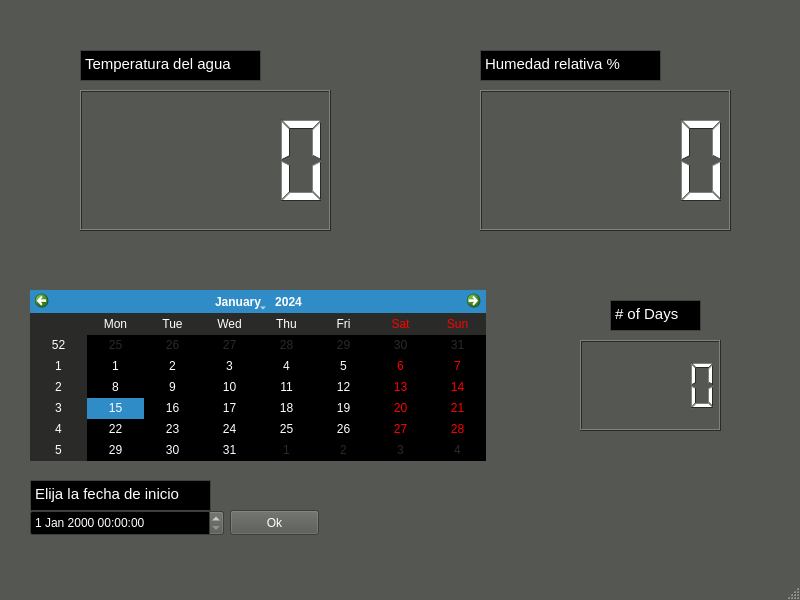
<?xml version="1.0" encoding="UTF-8"?>
<ui version="4.0">
 <class>MainWindow</class>
 <widget class="QMainWindow" name="MainWindow">
  <property name="geometry">
   <rect>
    <x>0</x>
    <y>0</y>
    <width>800</width>
    <height>600</height>
   </rect>
  </property>
  <property name="palette">
   <palette>
    <active>
     <colorrole role="WindowText">
      <brush brushstyle="SolidPattern">
       <color alpha="255">
        <red>255</red>
        <green>255</green>
        <blue>255</blue>
       </color>
      </brush>
     </colorrole>
     <colorrole role="Button">
      <brush brushstyle="SolidPattern">
       <color alpha="255">
        <red>85</red>
        <green>87</green>
        <blue>83</blue>
       </color>
      </brush>
     </colorrole>
     <colorrole role="Light">
      <brush brushstyle="SolidPattern">
       <color alpha="255">
        <red>127</red>
        <green>131</green>
        <blue>124</blue>
       </color>
      </brush>
     </colorrole>
     <colorrole role="Midlight">
      <brush brushstyle="SolidPattern">
       <color alpha="255">
        <red>106</red>
        <green>109</green>
        <blue>103</blue>
       </color>
      </brush>
     </colorrole>
     <colorrole role="Dark">
      <brush brushstyle="SolidPattern">
       <color alpha="255">
        <red>42</red>
        <green>43</green>
        <blue>41</blue>
       </color>
      </brush>
     </colorrole>
     <colorrole role="Mid">
      <brush brushstyle="SolidPattern">
       <color alpha="255">
        <red>56</red>
        <green>58</green>
        <blue>55</blue>
       </color>
      </brush>
     </colorrole>
     <colorrole role="Text">
      <brush brushstyle="SolidPattern">
       <color alpha="255">
        <red>255</red>
        <green>255</green>
        <blue>255</blue>
       </color>
      </brush>
     </colorrole>
     <colorrole role="BrightText">
      <brush brushstyle="SolidPattern">
       <color alpha="255">
        <red>255</red>
        <green>255</green>
        <blue>255</blue>
       </color>
      </brush>
     </colorrole>
     <colorrole role="ButtonText">
      <brush brushstyle="SolidPattern">
       <color alpha="255">
        <red>255</red>
        <green>255</green>
        <blue>255</blue>
       </color>
      </brush>
     </colorrole>
     <colorrole role="Base">
      <brush brushstyle="SolidPattern">
       <color alpha="255">
        <red>0</red>
        <green>0</green>
        <blue>0</blue>
       </color>
      </brush>
     </colorrole>
     <colorrole role="Window">
      <brush brushstyle="SolidPattern">
       <color alpha="255">
        <red>85</red>
        <green>87</green>
        <blue>83</blue>
       </color>
      </brush>
     </colorrole>
     <colorrole role="Shadow">
      <brush brushstyle="SolidPattern">
       <color alpha="255">
        <red>0</red>
        <green>0</green>
        <blue>0</blue>
       </color>
      </brush>
     </colorrole>
     <colorrole role="AlternateBase">
      <brush brushstyle="SolidPattern">
       <color alpha="255">
        <red>42</red>
        <green>43</green>
        <blue>41</blue>
       </color>
      </brush>
     </colorrole>
     <colorrole role="ToolTipBase">
      <brush brushstyle="SolidPattern">
       <color alpha="255">
        <red>255</red>
        <green>255</green>
        <blue>220</blue>
       </color>
      </brush>
     </colorrole>
     <colorrole role="ToolTipText">
      <brush brushstyle="SolidPattern">
       <color alpha="255">
        <red>0</red>
        <green>0</green>
        <blue>0</blue>
       </color>
      </brush>
     </colorrole>
     <colorrole role="PlaceholderText">
      <brush brushstyle="SolidPattern">
       <color alpha="128">
        <red>255</red>
        <green>255</green>
        <blue>255</blue>
       </color>
      </brush>
     </colorrole>
    </active>
    <inactive>
     <colorrole role="WindowText">
      <brush brushstyle="SolidPattern">
       <color alpha="255">
        <red>255</red>
        <green>255</green>
        <blue>255</blue>
       </color>
      </brush>
     </colorrole>
     <colorrole role="Button">
      <brush brushstyle="SolidPattern">
       <color alpha="255">
        <red>85</red>
        <green>87</green>
        <blue>83</blue>
       </color>
      </brush>
     </colorrole>
     <colorrole role="Light">
      <brush brushstyle="SolidPattern">
       <color alpha="255">
        <red>127</red>
        <green>131</green>
        <blue>124</blue>
       </color>
      </brush>
     </colorrole>
     <colorrole role="Midlight">
      <brush brushstyle="SolidPattern">
       <color alpha="255">
        <red>106</red>
        <green>109</green>
        <blue>103</blue>
       </color>
      </brush>
     </colorrole>
     <colorrole role="Dark">
      <brush brushstyle="SolidPattern">
       <color alpha="255">
        <red>42</red>
        <green>43</green>
        <blue>41</blue>
       </color>
      </brush>
     </colorrole>
     <colorrole role="Mid">
      <brush brushstyle="SolidPattern">
       <color alpha="255">
        <red>56</red>
        <green>58</green>
        <blue>55</blue>
       </color>
      </brush>
     </colorrole>
     <colorrole role="Text">
      <brush brushstyle="SolidPattern">
       <color alpha="255">
        <red>255</red>
        <green>255</green>
        <blue>255</blue>
       </color>
      </brush>
     </colorrole>
     <colorrole role="BrightText">
      <brush brushstyle="SolidPattern">
       <color alpha="255">
        <red>255</red>
        <green>255</green>
        <blue>255</blue>
       </color>
      </brush>
     </colorrole>
     <colorrole role="ButtonText">
      <brush brushstyle="SolidPattern">
       <color alpha="255">
        <red>255</red>
        <green>255</green>
        <blue>255</blue>
       </color>
      </brush>
     </colorrole>
     <colorrole role="Base">
      <brush brushstyle="SolidPattern">
       <color alpha="255">
        <red>0</red>
        <green>0</green>
        <blue>0</blue>
       </color>
      </brush>
     </colorrole>
     <colorrole role="Window">
      <brush brushstyle="SolidPattern">
       <color alpha="255">
        <red>85</red>
        <green>87</green>
        <blue>83</blue>
       </color>
      </brush>
     </colorrole>
     <colorrole role="Shadow">
      <brush brushstyle="SolidPattern">
       <color alpha="255">
        <red>0</red>
        <green>0</green>
        <blue>0</blue>
       </color>
      </brush>
     </colorrole>
     <colorrole role="AlternateBase">
      <brush brushstyle="SolidPattern">
       <color alpha="255">
        <red>42</red>
        <green>43</green>
        <blue>41</blue>
       </color>
      </brush>
     </colorrole>
     <colorrole role="ToolTipBase">
      <brush brushstyle="SolidPattern">
       <color alpha="255">
        <red>255</red>
        <green>255</green>
        <blue>220</blue>
       </color>
      </brush>
     </colorrole>
     <colorrole role="ToolTipText">
      <brush brushstyle="SolidPattern">
       <color alpha="255">
        <red>0</red>
        <green>0</green>
        <blue>0</blue>
       </color>
      </brush>
     </colorrole>
     <colorrole role="PlaceholderText">
      <brush brushstyle="SolidPattern">
       <color alpha="128">
        <red>255</red>
        <green>255</green>
        <blue>255</blue>
       </color>
      </brush>
     </colorrole>
    </inactive>
    <disabled>
     <colorrole role="WindowText">
      <brush brushstyle="SolidPattern">
       <color alpha="255">
        <red>42</red>
        <green>43</green>
        <blue>41</blue>
       </color>
      </brush>
     </colorrole>
     <colorrole role="Button">
      <brush brushstyle="SolidPattern">
       <color alpha="255">
        <red>85</red>
        <green>87</green>
        <blue>83</blue>
       </color>
      </brush>
     </colorrole>
     <colorrole role="Light">
      <brush brushstyle="SolidPattern">
       <color alpha="255">
        <red>127</red>
        <green>131</green>
        <blue>124</blue>
       </color>
      </brush>
     </colorrole>
     <colorrole role="Midlight">
      <brush brushstyle="SolidPattern">
       <color alpha="255">
        <red>106</red>
        <green>109</green>
        <blue>103</blue>
       </color>
      </brush>
     </colorrole>
     <colorrole role="Dark">
      <brush brushstyle="SolidPattern">
       <color alpha="255">
        <red>42</red>
        <green>43</green>
        <blue>41</blue>
       </color>
      </brush>
     </colorrole>
     <colorrole role="Mid">
      <brush brushstyle="SolidPattern">
       <color alpha="255">
        <red>56</red>
        <green>58</green>
        <blue>55</blue>
       </color>
      </brush>
     </colorrole>
     <colorrole role="Text">
      <brush brushstyle="SolidPattern">
       <color alpha="255">
        <red>42</red>
        <green>43</green>
        <blue>41</blue>
       </color>
      </brush>
     </colorrole>
     <colorrole role="BrightText">
      <brush brushstyle="SolidPattern">
       <color alpha="255">
        <red>255</red>
        <green>255</green>
        <blue>255</blue>
       </color>
      </brush>
     </colorrole>
     <colorrole role="ButtonText">
      <brush brushstyle="SolidPattern">
       <color alpha="255">
        <red>42</red>
        <green>43</green>
        <blue>41</blue>
       </color>
      </brush>
     </colorrole>
     <colorrole role="Base">
      <brush brushstyle="SolidPattern">
       <color alpha="255">
        <red>85</red>
        <green>87</green>
        <blue>83</blue>
       </color>
      </brush>
     </colorrole>
     <colorrole role="Window">
      <brush brushstyle="SolidPattern">
       <color alpha="255">
        <red>85</red>
        <green>87</green>
        <blue>83</blue>
       </color>
      </brush>
     </colorrole>
     <colorrole role="Shadow">
      <brush brushstyle="SolidPattern">
       <color alpha="255">
        <red>0</red>
        <green>0</green>
        <blue>0</blue>
       </color>
      </brush>
     </colorrole>
     <colorrole role="AlternateBase">
      <brush brushstyle="SolidPattern">
       <color alpha="255">
        <red>85</red>
        <green>87</green>
        <blue>83</blue>
       </color>
      </brush>
     </colorrole>
     <colorrole role="ToolTipBase">
      <brush brushstyle="SolidPattern">
       <color alpha="255">
        <red>255</red>
        <green>255</green>
        <blue>220</blue>
       </color>
      </brush>
     </colorrole>
     <colorrole role="ToolTipText">
      <brush brushstyle="SolidPattern">
       <color alpha="255">
        <red>0</red>
        <green>0</green>
        <blue>0</blue>
       </color>
      </brush>
     </colorrole>
     <colorrole role="PlaceholderText">
      <brush brushstyle="SolidPattern">
       <color alpha="128">
        <red>255</red>
        <green>255</green>
        <blue>255</blue>
       </color>
      </brush>
     </colorrole>
    </disabled>
   </palette>
  </property>
  <property name="windowTitle">
   <string>MainWindow</string>
  </property>
  <widget class="QWidget" name="centralwidget">
   <widget class="QCalendarWidget" name="calendarWidget">
    <property name="geometry">
     <rect>
      <x>30</x>
      <y>290</y>
      <width>456</width>
      <height>171</height>
     </rect>
    </property>
   </widget>
   <widget class="QLCDNumber" name="lcdNumber">
    <property name="geometry">
     <rect>
      <x>80</x>
      <y>90</y>
      <width>251</width>
      <height>141</height>
     </rect>
    </property>
   </widget>
   <widget class="QLCDNumber" name="lcdNumber_2">
    <property name="geometry">
     <rect>
      <x>580</x>
      <y>340</y>
      <width>141</width>
      <height>91</height>
     </rect>
    </property>
   </widget>
   <widget class="QLCDNumber" name="lcdNumber_3">
    <property name="geometry">
     <rect>
      <x>480</x>
      <y>90</y>
      <width>251</width>
      <height>141</height>
     </rect>
    </property>
   </widget>
   <widget class="QPushButton" name="pushButton">
    <property name="geometry">
     <rect>
      <x>230</x>
      <y>510</y>
      <width>89</width>
      <height>25</height>
     </rect>
    </property>
    <property name="text">
     <string>Ok</string>
    </property>
   </widget>
   <widget class="QTextBrowser" name="textBrowser">
    <property name="geometry">
     <rect>
      <x>30</x>
      <y>480</y>
      <width>181</width>
      <height>31</height>
     </rect>
    </property>
    <property name="html">
     <string>&lt;!DOCTYPE HTML PUBLIC &quot;-//W3C//DTD HTML 4.0//EN&quot; &quot;http://www.w3.org/TR/REC-html40/strict.dtd&quot;&gt;
&lt;html&gt;&lt;head&gt;&lt;meta name=&quot;qrichtext&quot; content=&quot;1&quot; /&gt;&lt;style type=&quot;text/css&quot;&gt;
p, li { white-space: pre-wrap; }
&lt;/style&gt;&lt;/head&gt;&lt;body style=&quot; font-family:'Ubuntu'; font-size:11pt; font-weight:400; font-style:normal;&quot;&gt;
&lt;p style=&quot; margin-top:0px; margin-bottom:0px; margin-left:0px; margin-right:0px; -qt-block-indent:0; text-indent:0px;&quot;&gt;Elija la fecha de inicio &lt;/p&gt;&lt;/body&gt;&lt;/html&gt;</string>
    </property>
   </widget>
   <widget class="QTextBrowser" name="textBrowser_2">
    <property name="geometry">
     <rect>
      <x>610</x>
      <y>300</y>
      <width>91</width>
      <height>31</height>
     </rect>
    </property>
    <property name="html">
     <string>&lt;!DOCTYPE HTML PUBLIC &quot;-//W3C//DTD HTML 4.0//EN&quot; &quot;http://www.w3.org/TR/REC-html40/strict.dtd&quot;&gt;
&lt;html&gt;&lt;head&gt;&lt;meta name=&quot;qrichtext&quot; content=&quot;1&quot; /&gt;&lt;style type=&quot;text/css&quot;&gt;
p, li { white-space: pre-wrap; }
&lt;/style&gt;&lt;/head&gt;&lt;body style=&quot; font-family:'Ubuntu'; font-size:11pt; font-weight:400; font-style:normal;&quot;&gt;
&lt;p style=&quot; margin-top:0px; margin-bottom:0px; margin-left:0px; margin-right:0px; -qt-block-indent:0; text-indent:0px;&quot;&gt;# of Days&lt;/p&gt;&lt;/body&gt;&lt;/html&gt;</string>
    </property>
   </widget>
   <widget class="QTextBrowser" name="textBrowser_3">
    <property name="geometry">
     <rect>
      <x>80</x>
      <y>50</y>
      <width>181</width>
      <height>31</height>
     </rect>
    </property>
    <property name="html">
     <string>&lt;!DOCTYPE HTML PUBLIC &quot;-//W3C//DTD HTML 4.0//EN&quot; &quot;http://www.w3.org/TR/REC-html40/strict.dtd&quot;&gt;
&lt;html&gt;&lt;head&gt;&lt;meta name=&quot;qrichtext&quot; content=&quot;1&quot; /&gt;&lt;style type=&quot;text/css&quot;&gt;
p, li { white-space: pre-wrap; }
&lt;/style&gt;&lt;/head&gt;&lt;body style=&quot; font-family:'Ubuntu'; font-size:11pt; font-weight:400; font-style:normal;&quot;&gt;
&lt;p style=&quot; margin-top:0px; margin-bottom:0px; margin-left:0px; margin-right:0px; -qt-block-indent:0; text-indent:0px;&quot;&gt;Temperatura del agua&lt;/p&gt;&lt;/body&gt;&lt;/html&gt;</string>
    </property>
   </widget>
   <widget class="QTextBrowser" name="textBrowser_4">
    <property name="geometry">
     <rect>
      <x>480</x>
      <y>50</y>
      <width>181</width>
      <height>31</height>
     </rect>
    </property>
    <property name="html">
     <string>&lt;!DOCTYPE HTML PUBLIC &quot;-//W3C//DTD HTML 4.0//EN&quot; &quot;http://www.w3.org/TR/REC-html40/strict.dtd&quot;&gt;
&lt;html&gt;&lt;head&gt;&lt;meta name=&quot;qrichtext&quot; content=&quot;1&quot; /&gt;&lt;style type=&quot;text/css&quot;&gt;
p, li { white-space: pre-wrap; }
&lt;/style&gt;&lt;/head&gt;&lt;body style=&quot; font-family:'Ubuntu'; font-size:11pt; font-weight:400; font-style:normal;&quot;&gt;
&lt;p style=&quot; margin-top:0px; margin-bottom:0px; margin-left:0px; margin-right:0px; -qt-block-indent:0; text-indent:0px;&quot;&gt;Humedad relativa %&lt;/p&gt;&lt;/body&gt;&lt;/html&gt;</string>
    </property>
   </widget>
   <widget class="QDateTimeEdit" name="dateTimeEdit">
    <property name="geometry">
     <rect>
      <x>30</x>
      <y>510</y>
      <width>194</width>
      <height>26</height>
     </rect>
    </property>
   </widget>
  </widget>
  <widget class="QMenuBar" name="menubar">
   <property name="geometry">
    <rect>
     <x>0</x>
     <y>0</y>
     <width>800</width>
     <height>22</height>
    </rect>
   </property>
  </widget>
  <widget class="QStatusBar" name="statusbar"/>
 </widget>
 <resources/>
 <connections/>
</ui>
